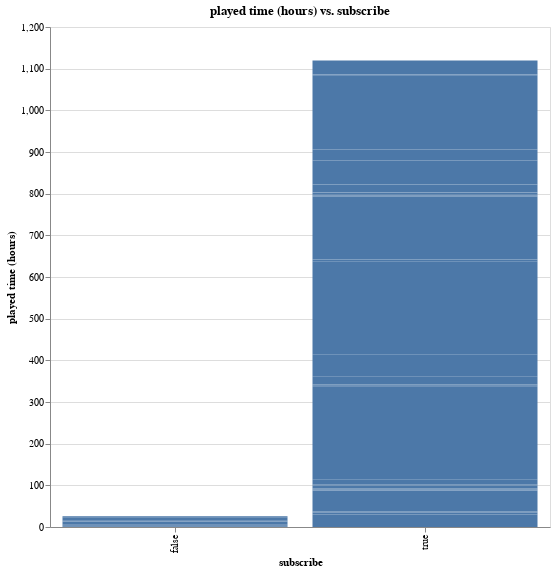

The cell this chart's notebook holds for it:
### Code cell
plot_3 = alt.Chart(player_data, title = "played time (hours) vs. subscribe").mark_bar().encode(
    x=alt.X("subscribe")
        .title(["subscribe"]),
    y=alt.Y("played_hours")
        .title(["played time (hours)"]),
).configure_axis(titleFontSize=11).properties(height=500,width=500)
plot_3

### Figure 1 — Vega-Lite specification as saved in the notebook (floating-point values rounded to 4 significant figures; data arrays with more than 128 entries replaced by an {"elided": "..."} marker saying what was removed)
{"config": {"view": {"continuousWidth": 300, "continuousHeight": 300}, "axis": {"titleFontSize": 11}}, "data": {"name": "data-6d7f1fd46a3d33e7bdea28f3005f4d7a"}, "mark": {"type": "bar"}, "encoding": {"x": {"field": "subscribe", "title": ["subscribe"], "type": "nominal"}, "y": {"field": "played_hours", "title": ["played time (hours)"], "type": "quantitative"}}, "height": 500, "title": "played time (hours) vs. subscribe", "width": 500, "$schema": "https://vega.github.io/schema/vega-lite/v5.20.1.json", "datasets": {"data-6d7f1fd46a3d33e7bdea28f3005f4d7a": {"elided": "196 records"}}}
